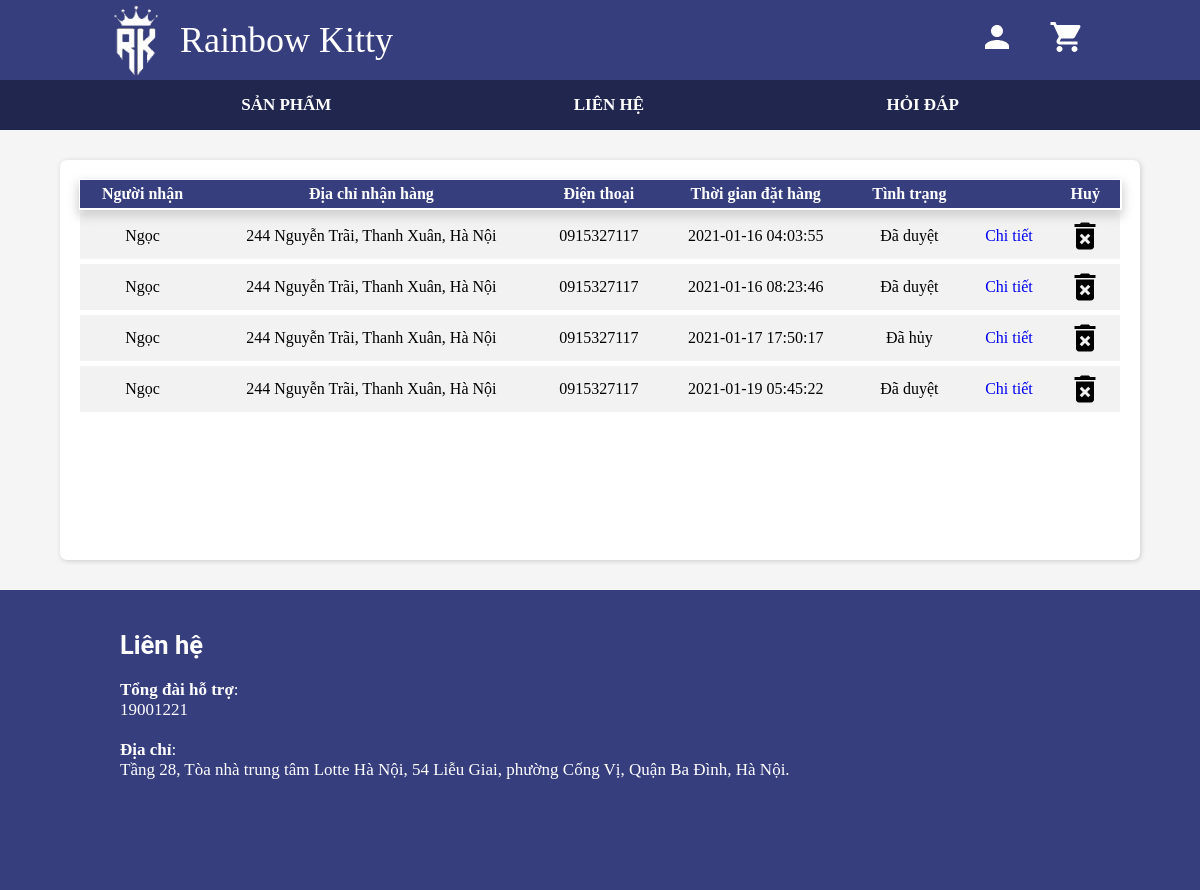
Page /public/display-orders.php (signed in) on the committed database.
### tables this page shows
CREATE TABLE `bills` (
  `id` int(11) NOT NULL,
  `id_customer` int(11) NOT NULL,
  `receiver` varchar(50) NOT NULL,
  `address` varchar(100) NOT NULL,
  `phone` varchar(15) NOT NULL,
  `id_state` int(11) NOT NULL,
  `purchase_time` datetime NOT NULL,
  `id_admin` int(11) DEFAULT NULL,
  `updated_at` datetime DEFAULT NULL
);

CREATE TABLE `bill_states` (
  `id` int(11) NOT NULL,
  `state` varchar(50) NOT NULL,
  `color` varchar(15) NOT NULL
);

CREATE TABLE `contact` (
  `id` int(11) NOT NULL,
  `type` varchar(100) NOT NULL,
  `value` text NOT NULL
);

### public/templates/account/check-customer-signed-in.php (called while the page is built, shortened)
        <?php
function customer_signed_in() {
    if (isset($_SESSION["user"]["type"]) && $_SESSION["user"]["type"] == "customer") {
        return true;
    }
    return false;
}

### config/db.php (called while the page is built, shortened)
<?php
function sql_query(string $query_msg) {
    $connect = mysqli_connect(
        SERVER_NAME,
        USERNAME,
        PASSWORD,
        DB_NAME
    );
    mysqli_set_charset($connect, "utf8");
    $result = mysqli_query($connect, $query_msg) or trigger_error(mysqli_error($connect), E_USER_ERROR);
    return $result;
}

### public/templates/order/order-item.php (the view, shortened to what this page needs)
<?php function spawn_order_item($bill_id) { ?>
    <?php
        $bill = sql_query("
            SELECT *
            FROM bills
            WHERE id = '$bill_id';
        ");
        $bill = mysqli_fetch_array($bill);
        $bill_state = sql_query("
            SELECT state
            FROM bill_states
            WHERE id = {$bill["id_state"]};
        ");
        $bill_state = mysqli_fetch_array($bill_state)["state"];
    ?>
            <tr>
                <td>
                    <span><?= $bill["receiver"] ?></span>
                </td>
                <td>
                    <span><?= $bill["address"] ?></span>
                </td>
                <td>
                    <span><?= $bill["phone"] ?></span>
                </td>
                <td>
                    <span><?= $bill["purchase_time"] ?></span>
                </td>
                <td>
                    <span><?= $bill_state ?></span>
                </td>
                <td>
                    <a href="/public/display-orders-details.php?id=<?= $bill_id ?>">Chi tiết</a>
                </td>
                <td style="cursor: pointer;" onclick="show_delete_info()">
                </td>
            </tr>
<?php } ?>

### public/display-orders.php (shortened to what this page needs)
<?php
    $root_path = $_SERVER["DOCUMENT_ROOT"];
    require_once($root_path . "/public/templates/account/check-customer-signed-in.php");
    require_once($root_path . "/public/templates/order/order-item.php");
    require_once($root_path . "/config/db.php");
?>
<!DOCTYPE html>
<html lang="en">
<head>
    <link rel="stylesheet" href="/public/templates/css/all.css">
</head>
<body>
    <div>
    <?php include_once($root_path . "/public/templates/ui/header.php"); ?>
    <?php include_once($root_path . "/public/templates/ui/menu.php"); ?>
    <div class="panel">
        <?php
            if (customer_signed_in()) {
                $number_orders = sql_query("
                    SELECT COUNT(id) as number_of_bills_of_current_customer
                    FROM bills
                    WHERE id_customer = {$_SESSION["user"]["customer"]["id"]};
                ");
                $number_orders = mysqli_fetch_array($number_orders)["number_of_bills_of_current_customer"];
                if ($number_orders == 0) {
                    ?>
                    <div class="notification">
                        <h1>Bạn chưa từng mua hàng</h1>
                        <a href="/public/home.php">Quay lại mua sắm</a>
                    </div>
                    <?php
                } else {
                    $orders = sql_query("
                        SELECT *
                        FROM bills
                        WHERE id_customer = {$_SESSION["user"]["customer"]["id"]};
                    ");
                    ?>
                    <table class="table-header">
                        <tr>
                            <th>Người nhận</th>
                            <th>Địa chỉ nhận hàng</th>
                            <th>Điện thoại</th>
                            <th>Thời gian đặt hàng</th>
                            <th>Tình trạng</th>
                            <th></th>
                            <th>Huỷ</th>
                        </tr>
                        <?php
                        foreach ($orders as $order) {
                            spawn_order_item($order["id"]);
                        }
                        ?>
                    </table>
                    <?php
                }
            }
        ?>
    </div>
    <?php include_once($root_path . "/public/templates/ui/footer.php"); ?>
</body>
</html>

### public/templates/ui/footer.php (shortened to what this page needs)
<?php
    $root_path = $_SERVER["DOCUMENT_ROOT"];
    require_once($root_path . "/public/templates/account/check-customer-signed-in.php");
    $sql_phone = "
        select *
        from contact
        where id = 1
    ";
    $sql_address = "
        select *
        from contact
        where id = 2
    ";
    $phone = mysqli_fetch_array(sql_query($sql_phone));
    $address = mysqli_fetch_array(sql_query($sql_address));
?>
<div id="div_all_footer">
    <div id="div_content_inside">
        <div>
            <h2 class="title">Liên hệ</h2><br>
            <span style="font-weight: bold;">Tổng đài hỗ trợ</span>: <br>
            <?= $phone["value"] ?>
            <br>
            <br>
            <span style="font-weight: bold;">Địa chỉ</span>: <br>
            <?= $address["value"] ?>
        </div>
    </div>
</div>

### public/templates/css/all.css (style rules this page uses)
* { margin: 0; padding: 0; list-style: none; text-decoration: none; box-sizing: border-box; }
html { scroll-behavior: smooth; }
body { font-size: 17px; background-color: #f5f5f5; }

### public/display-orders.php (style rules this page uses)
.panel { display: inline-block; margin: 30px 5% 30px 5%; padding: 15px 15px 15px 15px; background-color: white; border-radius: 7px; box-shadow: 1px 1px 5px #ccc; width: 90%; min-height: 400px; }
.table-header { text-align: center; width: 100%; border-collapse: collapse; }
.table-header tr:first-child { position: relative; box-shadow: 0px 5px 10px #ccc; }
.table-header tr:nth-child(odd) { background-color: #f2f2f2; border: 5px white solid; }
.table-header tr:nth-child(even) { background-color: #f2f2f2; border: 5px white solid; }
.table-header tr th { background-color: #363e7e; color: white; padding: 5px 10px 5px 10px; }
.table-header tr td { padding: 5px 10px 5px 10px; }

### public/templates/ui/footer.php (style rules this page uses)
#div_all_footer { background-color: #363e7e; color: white; position: relative; height: 300px; min-width: 1000px; }
#div_content_inside { width: 80%; height: 80%; display: flex; margin-top: 10px; position: absolute; top: 50%; left: 50%; transform: translate(-50%, -50%); }
.title { font-family: Roboto, Oxygen, Ubuntu, Cantarell, 'Open Sans', 'Helvetica Neue', sans-serif; }

### rows in the picture
bills: receiver "Ngọc", address "244 Nguyễn Trãi, Thanh Xuân, Hà Nội", phone "0915327117", purchase_time "2021-01-16 04:03:55", id_state.state "Đã duyệt"
bills: receiver "Ngọc", address "244 Nguyễn Trãi, Thanh Xuân, Hà Nội", phone "0915327117", purchase_time "2021-01-16 08:23:46", id_state.state "Đã duyệt"
bills: receiver "Ngọc", address "244 Nguyễn Trãi, Thanh Xuân, Hà Nội", phone "0915327117", purchase_time "2021-01-17 17:50:17", id_state.state "Đã hủy"
bills: receiver "Ngọc", address "244 Nguyễn Trãi, Thanh Xuân, Hà Nội", phone "0915327117", purchase_time "2021-01-19 05:45:22", id_state.state "Đã duyệt"
contact: value "19001221"
contact: value "Tầng 28, Tòa nhà trung tâm Lotte Hà Nội, 54 Liễu Giai, phường Cống Vị, Quận Ba Đình, Hà Nội."
